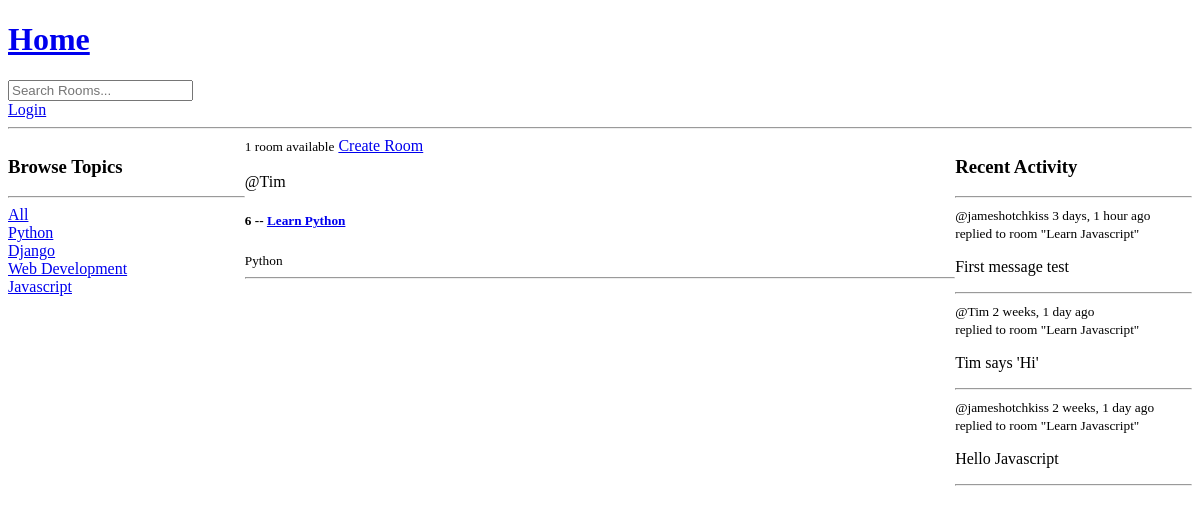
The app's page /?q=Python, older data.
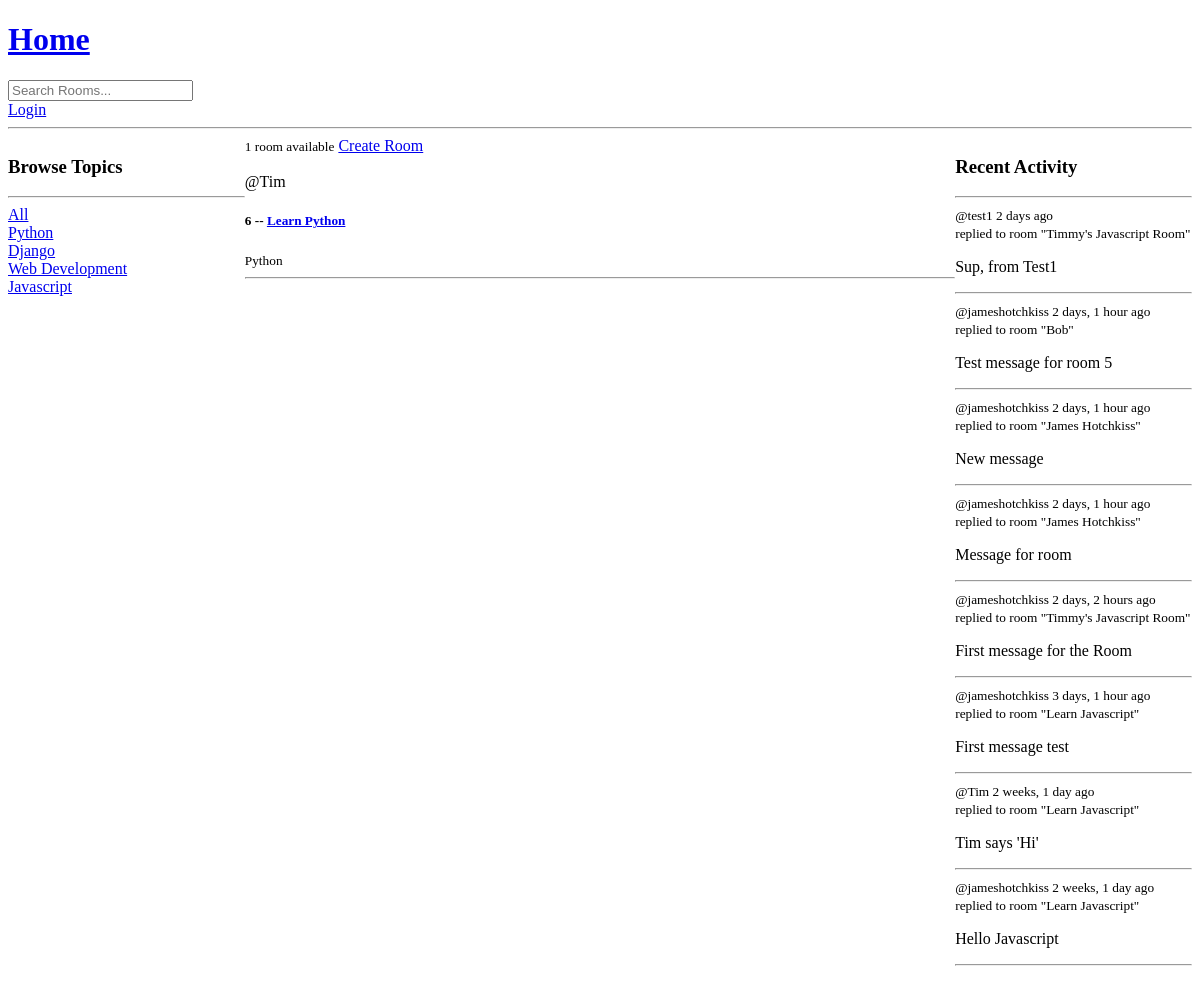
The same page, newer data.
### base/models.py (models this page shows, shortened)
class Topic(models.Model):
    name = models.CharField(max_length=200)

class Room(models.Model):
    host = models.ForeignKey(User, on_delete=models.SET_NULL, null=True)
    topic = models.ForeignKey(Topic, on_delete=models.SET_NULL, null=True)
    name = models.CharField(max_length=200)
    description = models.TextField(null=True, blank=True)
    participants = models.ManyToManyField(User, related_name='participants', blank=True)
    updated = models.DateTimeField(auto_now=True)
    created = models.DateTimeField(auto_now_add=True)
    class Meta:
        ordering = ['-updated', '-created']
    def __str__(self):
        return self.name

class Message(models.Model):
    user = models.ForeignKey(User, on_delete=models.CASCADE)
    room = models.ForeignKey(Room, on_delete=models.CASCADE)
    body = models.TextField()
    updated = models.DateTimeField(auto_now=True)
    created = models.DateTimeField(auto_now_add=True)
    class Meta:
        ordering = ['-updated', '-created']
    def __str__(self):
        return self.body[0:50]

### base/views.py (the view)
# urls.py: path('', views.home, name="home"),
def home(request):
    q = request.GET.get('q') if request.GET.get('q') != None else ''
    rooms = Room.objects.filter(
        Q(topic__name__icontains=q) |
        Q(name__icontains=q) |
        Q(description__icontains=q)
        )
    room_count = rooms.count()
    topics = Topic.objects.all()
    room_messages = Message.objects.all()
    context = {'rooms':rooms, 'topics':topics, 'room_count':room_count, 'room_messages': room_messages}
    return render(request, 'base/home.html', context)

### base/templates/base/home.html (shortened to what this page needs)
{% extends 'main.html' %}
{% block content %}
<div class="home-container">
    <div>
        <h3>Browse Topics</h3>
        <hr>
        <a href="{% url 'home' %}">All</a>
        {% for topic in topics %}
        <div>
            <a href="{% url 'home' %}?q={{topic.name}}">{{topic.name}}</a>
        </div>
        {% endfor %}
    </div>
    <div>
        <small>{{room_count}} room available</small>
        <a href="{% url 'create-room' %}">Create Room</a>
        <div>
            {% for room in rooms %}
                <div>
                    <br>
                    <span>@{{room.host.username}}</span>
                    <h5>{{room.id}} -- <a href="{% url 'room' room.id %}">{{room.name}}</a></h5>
                    <small>{{room.topic.name}}</small>
                    <hr>
                </div>
            {% endfor %}
        </div>
    </div>
    <div>
        <h3>Recent Activity</h3>
        <hr>
        {% for room_message in room_messages%}
        <div>
            <small>@{{room_message.user}} {{room_message.created|timesince}} ago</small>
            <br>
            <small>replied to room "{{room_message.room}}"</small>
            <br>
            <p>{{room_message}}</p>
        </div>
        <hr>
        {% endfor %}
    </div>
</div>
{% endblock content%}

Row changes from the older to the newer data that the page shows:
added Message: user "test1", created "2 days", room "Timmy's Javascript Room", body "Sup, from Test1"
added Message: user "jameshotchkiss", created "2 days, 1 hour", room "Bob", body "Test message for room 5"
added Message: user "jameshotchkiss", created "2 days, 1 hour", room "James Hotchkiss", body "New message"
added Message: user "jameshotchkiss", created "2 days, 1 hour", room "James Hotchkiss", body "Message for room"
added Message: user "jameshotchkiss", created "2 days, 2 hours", room "Timmy's Javascript Room", body "First message for the Room"
